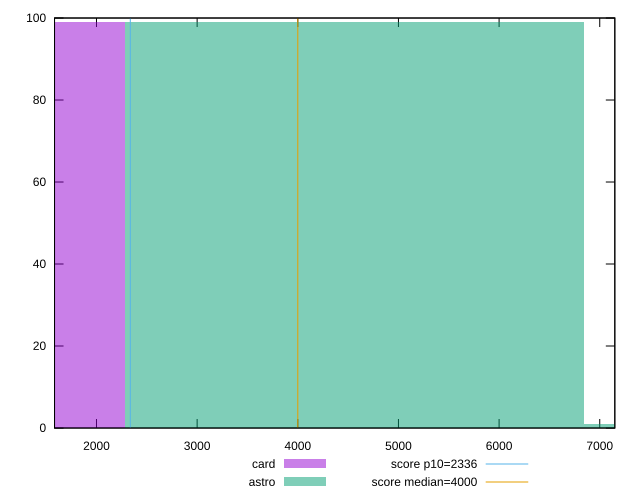

This figure's gnuplot source:
reset

$card <<EOF
0 99
EOF

$astro <<EOF
4559.5406113505205 99
9119.081222701041 1
EOF

set key outside below
set boxwidth 4559.5406113505205
set xrange [1583.1881999999998:7149.7955]
set yrange [0:100]
set trange [0:100]
set style fill transparent solid 0.5 noborder

set parametric
set terminal svg size 640, 500 enhanced background rgb 'white'
set output "reports/report_00030_2021-02-24T20-42-31.540Z/first-meaningful-paint/comparison/histogram/2_vs_3.svg"

plot $card title "card" with boxes, \
     $astro title "astro" with boxes, \
     2336,t title "score p10=2336", \
     4000,t title "score median=4000"

reset
